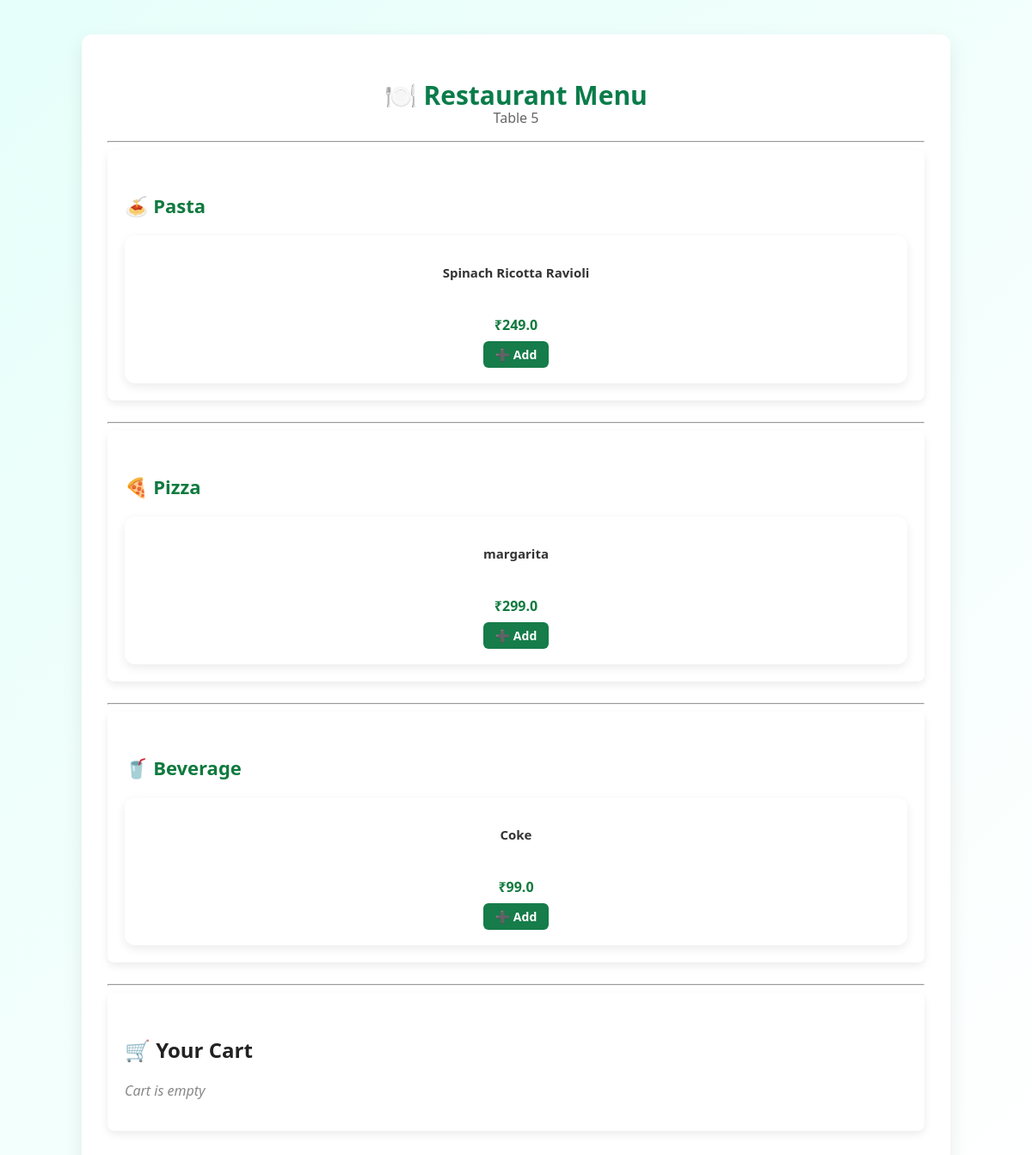
The app's page /menu/5 with its own data.
### tables this page shows
CREATE TABLE menu (
            id INTEGER PRIMARY KEY AUTOINCREMENT,
            name TEXT NOT NULL,
            price REAL NOT NULL,
            category TEXT NOT NULL
        );

### app.py (the view)
@app.route("/menu/<int:table_id>")
def menu(table_id):
    session["table_id"] = table_id
    conn = get_db_connection()
    items = conn.execute("SELECT * FROM menu").fetchall()
    conn.close()
    return render_template(
        "menu.html",
        menu=items,
        table_id=table_id,
        tables=session.get("tables", {})
    )

### database.py (called while the page is built)
def get_db_connection():
    conn = sqlite3.connect("restaurant.db")
    conn.row_factory = sqlite3.Row
    return conn

### templates/menu.html (shortened to what this page needs)
<!DOCTYPE html>
<html>
<head>
    <link rel="stylesheet" href="{{ url_for('static', filename='style.css') }}">
</head>
<body>
<div class="container">
    <div class="menu-header">
        <h1>🍽️ Restaurant Menu</h1>
        <p class="subtitle">Table {{ table_id }}</p>
    </div>
    <hr>
    <div class="card">
        <h2 class="section-title">🍝 Pasta</h2>
        <div class="menu-grid small-grid">
            {% for item in menu %}
                {% if item.category == "Pasta" %}
                <div class="menu-card small-card">
                    <h3>{{ item.name }}</h3>
                    <p class="price">₹{{ item.price }}</p>
                    <a href="{{ url_for('add_to_cart', item_id=item.id) }}" class="btn small-btn">
                        ➕ Add
                    </a>
                </div>
                {% endif %}
            {% endfor %}
        </div>
    </div>
    <hr>
    <div class="card">
        <h2 class="section-title">🍕 Pizza</h2>
        <div class="menu-grid small-grid">
            {% for item in menu %}
                {% if item.category == "Pizza" %}
                <div class="menu-card small-card">
                    <h3>{{ item.name }}</h3>
                    <p class="price">₹{{ item.price }}</p>
                    <a href="{{ url_for('add_to_cart', item_id=item.id) }}" class="btn small-btn">
                        ➕ Add
                    </a>
                </div>
                {% endif %}
            {% endfor %}
        </div>
    </div>
    <hr>
    <div class="card">
        <h2 class="section-title">🥤 Beverage</h2>
        <div class="menu-grid small-grid">
            {% for item in menu %}
                {% if item.category == "Beverage" %}
                <div class="menu-card small-card">
                    <h3>{{ item.name }}</h3>
                    <p class="price">₹{{ item.price }}</p>
                    <a href="{{ url_for('add_to_cart', item_id=item.id) }}" class="btn small-btn">
                        ➕ Add
                    </a>
                </div>
                {% endif %}
            {% endfor %}
        </div>
    </div>
    <hr>
    <div class="card">
        <h2>🛒 Your Cart</h2>
        {% if tables and table_id|string in tables %}
            {% set cart = tables[table_id|string] %}
            {% for item_id, data in cart.items() %}
                <div class="cart-item">
                    <div>
                        <strong>{{ data.name }}</strong><br>
                        Qty: {{ data.qty }}
                    </div>
                    <div>
                        <a href="{{ url_for('decrease_item', item_id=item_id) }}" class="qty-btn minus">−</a>
                        <a href="{{ url_for('increase_item', item_id=item_id) }}" class="qty-btn plus">+</a>
                    </div>
                </div>
            {% endfor %}
            <div class="cart-buttons">
                <a href="{{ url_for('cart') }}" class="btn">View Full Cart</a>
                <a href="/" class="btn secondary-btn">⬅ Back to Home</a>
            </div>
        {% else %}
            <p class="empty-msg">Cart is empty</p>
        {% endif %}
    </div>
</div>
</body>
</html>

### static/style.css (style rules this page uses)
body { margin: 0; font-family: 'Segoe UI', Arial, sans-serif; background: linear-gradient(135deg, #e6fffa, #ffffff); color: #333; }
h1 { color: #0a7c4a; font-size: 30px; margin-bottom: 5px; }
h2 { color: #222; margin-top: 30px; }
.container { width: 90%; max-width: 950px; margin: 40px auto; background: white; padding: 30px; border-radius: 12px; box-shadow: 0 8px 25px rgba(0, 0, 0, 0.08); }
.section-title { margin-top: 30px; font-size: 22px; color: #0f7a3e; }
.menu-grid { display: grid; grid-template-columns: repeat(auto-fit, minmax(240px, 1fr)); gap: 20px; margin-top: 20px; }
.small-grid { grid-template-columns: repeat(auto-fit, minmax(200px, 1fr)); }
.menu-card { background: #ffffff; padding: 20px; border-radius: 12px; box-shadow: 0 4px 12px rgba(0,0,0,0.08); text-align: center; transition: 0.2s; }
.small-card { padding: 18px; }
.small-card h3 { font-size: 15px; min-height: 45px; }
.price { font-weight: bold; color: #0f7a3e; margin: 8px 0; font-size: 16px; }
.btn { display: inline-block; background: #167c4a; color: white; padding: 8px 18px; border-radius: 6px; text-decoration: none; font-weight: 600; transition: 0.2s; }
.small-btn { padding: 6px 14px; font-size: 14px; }
.card { background: #ffffff; padding: 20px; border-radius: 8px; margin-bottom: 25px; box-shadow: 0 4px 10px rgba(0,0,0,0.08); }
.subtitle { color: #666; margin-top: -10px; }
.empty-msg { color: #888; font-style: italic; }
.menu-header { text-align: center; }
.section-title { margin-bottom: 15px; }

### records on screen
menu: name "Spinach Ricotta Ravioli", price "249.0"
menu: name "margarita", price "299.0"
menu: name "Coke", price "99.0"

### other values on screen
{{ table_id }} "5"
